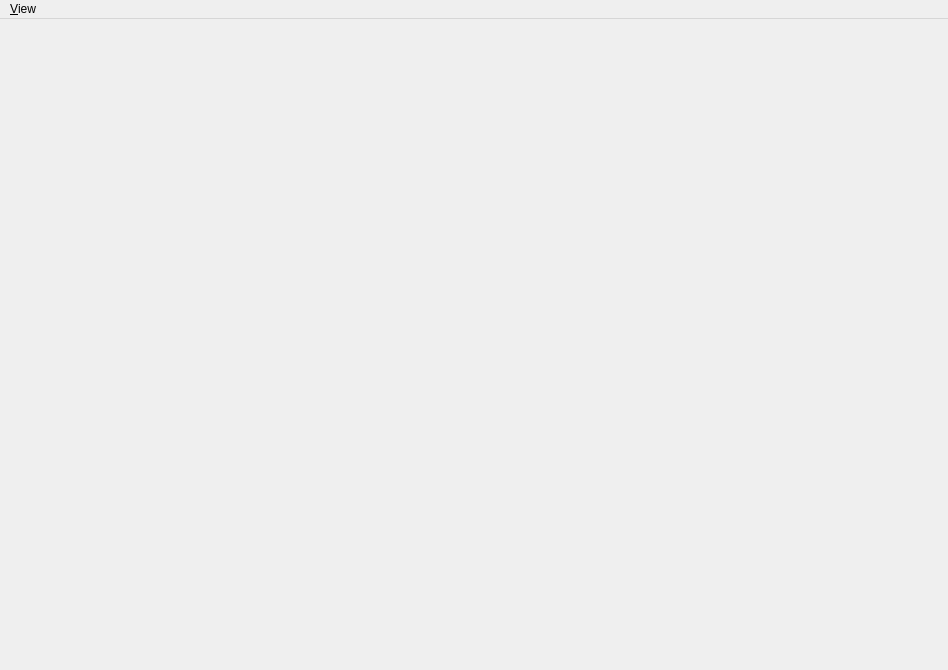
<?xml version="1.0" encoding="UTF-8"?>
<ui version="4.0">
 <class>MainWindow</class>
 <widget class="QMainWindow" name="MainWindow">
  <property name="geometry">
   <rect>
    <x>0</x>
    <y>0</y>
    <width>948</width>
    <height>670</height>
   </rect>
  </property>
  <property name="windowTitle">
   <string>qudi: QDPlotter</string>
  </property>
  <widget class="QWidget" name="centralwidget">
   <property name="layoutDirection">
    <enum>Qt::LeftToRight</enum>
   </property>
  </widget>
  <widget class="QMenuBar" name="menubar">
   <property name="geometry">
    <rect>
     <x>0</x>
     <y>0</y>
     <width>948</width>
     <height>25</height>
    </rect>
   </property>
   <widget class="QMenu" name="menuView">
    <property name="title">
     <string>&amp;View</string>
    </property>
    <addaction name="fit_settings_Action"/>
    <addaction name="separator"/>
    <addaction name="restore_default_view_Action"/>
    <addaction name="actionClose"/>
   </widget>
   <addaction name="menuView"/>
  </widget>
  <action name="actionClose">
   <property name="icon">
    <iconset>
     <normaloff>../../../../../artwork/icons/oxygen/22x22/application-exit.png</normaloff>../../../../../artwork/icons/oxygen/22x22/application-exit.png</iconset>
   </property>
   <property name="text">
    <string>Close</string>
   </property>
  </action>
  <action name="controls_view_Action">
   <property name="checkable">
    <bool>true</bool>
   </property>
   <property name="text">
    <string>&amp;Controls</string>
   </property>
  </action>
  <action name="restore_default_view_Action">
   <property name="text">
    <string>&amp;Restore default</string>
   </property>
  </action>
  <action name="parameter_view_Action">
   <property name="checkable">
    <bool>true</bool>
   </property>
   <property name="text">
    <string>Parameter</string>
   </property>
   <property name="toolTip">
    <string>Show Slow counter parameters</string>
   </property>
  </action>
  <action name="plot_view_Action">
   <property name="checkable">
    <bool>true</bool>
   </property>
   <property name="text">
    <string>&amp;Plot</string>
   </property>
   <property name="toolTip">
    <string>Show the Slow counter</string>
   </property>
  </action>
  <action name="save_Action">
   <property name="icon">
    <iconset>
     <normaloff>../../artwork/icons/oxygen/22x22/document-save.png</normaloff>../../artwork/icons/oxygen/22x22/document-save.png</iconset>
   </property>
   <property name="text">
    <string>Save</string>
   </property>
   <property name="toolTip">
    <string>Save data to file</string>
   </property>
  </action>
  <action name="fit_settings_Action">
   <property name="text">
    <string>Fit Settings</string>
   </property>
  </action>
 </widget>
 <resources/>
 <connections>
  <connection>
   <sender>actionClose</sender>
   <signal>triggered()</signal>
   <receiver>MainWindow</receiver>
   <slot>close()</slot>
   <hints>
    <hint type="sourcelabel">
     <x>-1</x>
     <y>-1</y>
    </hint>
    <hint type="destinationlabel">
     <x>399</x>
     <y>299</y>
    </hint>
   </hints>
  </connection>
 </connections>
</ui>
